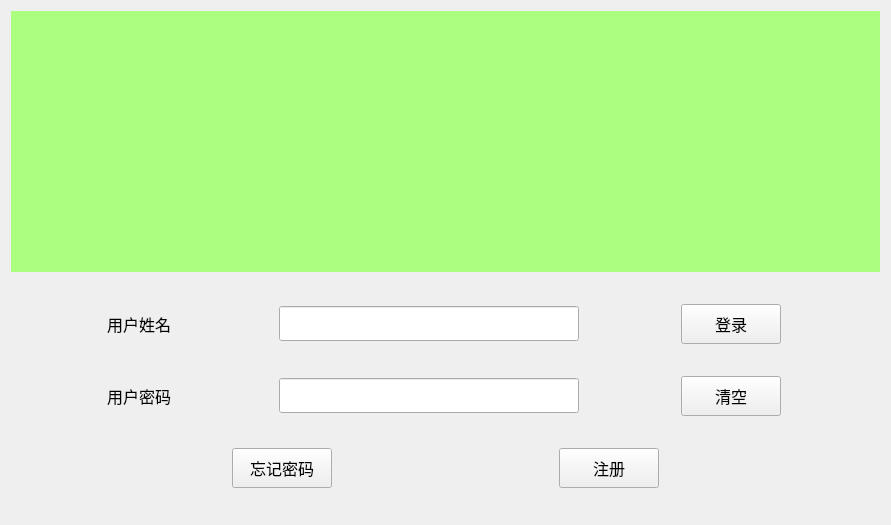
<?xml version="1.0" encoding="UTF-8"?>
<ui version="4.0">
 <class>Login</class>
 <widget class="QWidget" name="Login">
  <property name="geometry">
   <rect>
    <x>0</x>
    <y>0</y>
    <width>891</width>
    <height>525</height>
   </rect>
  </property>
  <property name="windowTitle">
   <string>Form</string>
  </property>
  <layout class="QGridLayout" name="gridLayout" rowstretch="10,1,1,1,1,1,1,1">
   <item row="2" column="0">
    <layout class="QHBoxLayout" name="horizontalLayout">
     <item>
      <widget class="QLabel" name="label_nochange1">
       <property name="minimumSize">
        <size>
         <width>70</width>
         <height>40</height>
        </size>
       </property>
       <property name="maximumSize">
        <size>
         <width>70</width>
         <height>40</height>
        </size>
       </property>
       <property name="sizeIncrement">
        <size>
         <width>100</width>
         <height>40</height>
        </size>
       </property>
       <property name="baseSize">
        <size>
         <width>100</width>
         <height>0</height>
        </size>
       </property>
       <property name="font">
        <font>
         <family>微软雅黑</family>
         <pointsize>12</pointsize>
        </font>
       </property>
       <property name="text">
        <string>用户姓名</string>
       </property>
      </widget>
     </item>
     <item>
      <widget class="QLineEdit" name="lineEdit_account">
       <property name="minimumSize">
        <size>
         <width>300</width>
         <height>35</height>
        </size>
       </property>
       <property name="maximumSize">
        <size>
         <width>300</width>
         <height>35</height>
        </size>
       </property>
      </widget>
     </item>
     <item>
      <widget class="QPushButton" name="pushButton_login">
       <property name="minimumSize">
        <size>
         <width>100</width>
         <height>40</height>
        </size>
       </property>
       <property name="maximumSize">
        <size>
         <width>100</width>
         <height>40</height>
        </size>
       </property>
       <property name="font">
        <font>
         <family>微软雅黑</family>
         <pointsize>12</pointsize>
        </font>
       </property>
       <property name="text">
        <string>登录</string>
       </property>
      </widget>
     </item>
    </layout>
   </item>
   <item row="7" column="0">
    <spacer name="verticalSpacer_4">
     <property name="orientation">
      <enum>Qt::Vertical</enum>
     </property>
     <property name="sizeHint" stdset="0">
      <size>
       <width>20</width>
       <height>108</height>
      </size>
     </property>
    </spacer>
   </item>
   <item row="4" column="0">
    <layout class="QHBoxLayout" name="horizontalLayout_2">
     <item>
      <widget class="QLabel" name="label_nochange2">
       <property name="minimumSize">
        <size>
         <width>70</width>
         <height>40</height>
        </size>
       </property>
       <property name="maximumSize">
        <size>
         <width>70</width>
         <height>40</height>
        </size>
       </property>
       <property name="sizeIncrement">
        <size>
         <width>100</width>
         <height>40</height>
        </size>
       </property>
       <property name="baseSize">
        <size>
         <width>100</width>
         <height>0</height>
        </size>
       </property>
       <property name="font">
        <font>
         <family>微软雅黑</family>
         <pointsize>12</pointsize>
        </font>
       </property>
       <property name="text">
        <string>用户密码</string>
       </property>
      </widget>
     </item>
     <item>
      <widget class="QLineEdit" name="lineEdit_password">
       <property name="minimumSize">
        <size>
         <width>300</width>
         <height>35</height>
        </size>
       </property>
       <property name="maximumSize">
        <size>
         <width>300</width>
         <height>35</height>
        </size>
       </property>
      </widget>
     </item>
     <item>
      <widget class="QPushButton" name="pushButton_clear">
       <property name="minimumSize">
        <size>
         <width>100</width>
         <height>40</height>
        </size>
       </property>
       <property name="maximumSize">
        <size>
         <width>100</width>
         <height>40</height>
        </size>
       </property>
       <property name="font">
        <font>
         <family>微软雅黑</family>
         <pointsize>12</pointsize>
        </font>
       </property>
       <property name="text">
        <string>清空</string>
       </property>
      </widget>
     </item>
    </layout>
   </item>
   <item row="6" column="0">
    <layout class="QHBoxLayout" name="horizontalLayout_3">
     <item>
      <spacer name="horizontalSpacer_2">
       <property name="orientation">
        <enum>Qt::Horizontal</enum>
       </property>
       <property name="sizeHint" stdset="0">
        <size>
         <width>40</width>
         <height>20</height>
        </size>
       </property>
      </spacer>
     </item>
     <item>
      <widget class="QPushButton" name="pushButton_forgetPassword">
       <property name="minimumSize">
        <size>
         <width>100</width>
         <height>40</height>
        </size>
       </property>
       <property name="maximumSize">
        <size>
         <width>100</width>
         <height>40</height>
        </size>
       </property>
       <property name="font">
        <font>
         <family>微软雅黑</family>
         <pointsize>12</pointsize>
        </font>
       </property>
       <property name="text">
        <string>忘记密码</string>
       </property>
      </widget>
     </item>
     <item>
      <spacer name="horizontalSpacer">
       <property name="orientation">
        <enum>Qt::Horizontal</enum>
       </property>
       <property name="sizeHint" stdset="0">
        <size>
         <width>40</width>
         <height>20</height>
        </size>
       </property>
      </spacer>
     </item>
     <item>
      <widget class="QPushButton" name="pushButton_register">
       <property name="minimumSize">
        <size>
         <width>100</width>
         <height>40</height>
        </size>
       </property>
       <property name="maximumSize">
        <size>
         <width>100</width>
         <height>40</height>
        </size>
       </property>
       <property name="font">
        <font>
         <family>微软雅黑</family>
         <pointsize>12</pointsize>
        </font>
       </property>
       <property name="text">
        <string>注册</string>
       </property>
      </widget>
     </item>
     <item>
      <spacer name="horizontalSpacer_3">
       <property name="orientation">
        <enum>Qt::Horizontal</enum>
       </property>
       <property name="sizeHint" stdset="0">
        <size>
         <width>40</width>
         <height>20</height>
        </size>
       </property>
      </spacer>
     </item>
    </layout>
   </item>
   <item row="0" column="0">
    <layout class="QHBoxLayout" name="horizontalLayout_4" stretch="3,5,3">
     <property name="spacing">
      <number>0</number>
     </property>
     <item>
      <widget class="QLabel" name="label_left">
       <property name="styleSheet">
        <string notr="true">background-color: rgb(170, 255, 127);</string>
       </property>
       <property name="text">
        <string/>
       </property>
      </widget>
     </item>
     <item>
      <widget class="QLabel" name="label_2">
       <property name="styleSheet">
        <string notr="true">background-color: rgb(170, 255, 127);</string>
       </property>
       <property name="text">
        <string/>
       </property>
      </widget>
     </item>
     <item>
      <widget class="QLabel" name="label_right">
       <property name="styleSheet">
        <string notr="true">background-color: rgb(170, 255, 127);</string>
       </property>
       <property name="text">
        <string/>
       </property>
      </widget>
     </item>
    </layout>
   </item>
   <item row="3" column="0">
    <spacer name="verticalSpacer">
     <property name="orientation">
      <enum>Qt::Vertical</enum>
     </property>
     <property name="sizeHint" stdset="0">
      <size>
       <width>20</width>
       <height>109</height>
      </size>
     </property>
    </spacer>
   </item>
   <item row="1" column="0">
    <spacer name="verticalSpacer_3">
     <property name="orientation">
      <enum>Qt::Vertical</enum>
     </property>
     <property name="sizeHint" stdset="0">
      <size>
       <width>20</width>
       <height>40</height>
      </size>
     </property>
    </spacer>
   </item>
   <item row="5" column="0">
    <spacer name="verticalSpacer_2">
     <property name="orientation">
      <enum>Qt::Vertical</enum>
     </property>
     <property name="sizeHint" stdset="0">
      <size>
       <width>20</width>
       <height>108</height>
      </size>
     </property>
    </spacer>
   </item>
  </layout>
 </widget>
 <resources/>
 <connections/>
</ui>
